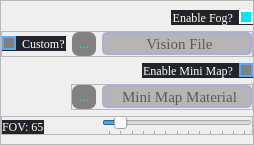
         <widget class="QFrame" name="frame_7">
          <property name="sizePolicy">
           <sizepolicy hsizetype="Fixed" vsizetype="Fixed">
            <horstretch>0</horstretch>
            <verstretch>0</verstretch>
           </sizepolicy>
          </property>
          <property name="minimumSize">
           <size>
            <width>0</width>
            <height>145</height>
           </size>
          </property>
          <property name="maximumSize">
           <size>
            <width>285</width>
            <height>16777215</height>
           </size>
          </property>
          <property name="layoutDirection">
           <enum>Qt::LeftToRight</enum>
          </property>
          <property name="styleSheet">
           <string notr="true">#frame_7{
	border: 2px solid rgb(168, 175, 217);
	border-radius: 15px;
	color: #fff;
	padding-left: 5px;
	padding-right: 5px;
	background-color: rgb(34,36,44);
	font-family: Georgia;
}</string>
          </property>
          <property name="frameShape">
           <enum>QFrame::StyledPanel</enum>
          </property>
          <property name="frameShadow">
           <enum>QFrame::Raised</enum>
          </property>
          <layout class="QVBoxLayout" name="verticalLayout_4">
           <property name="spacing">
            <number>3</number>
           </property>
           <property name="leftMargin">
            <number>0</number>
           </property>
           <property name="topMargin">
            <number>6</number>
           </property>
           <property name="rightMargin">
            <number>0</number>
           </property>
           <property name="bottomMargin">
            <number>6</number>
           </property>
           <item>
            <widget class="QCheckBox" name="enableFogCheckBox">
             <property name="sizePolicy">
              <sizepolicy hsizetype="Fixed" vsizetype="Fixed">
               <horstretch>0</horstretch>
               <verstretch>0</verstretch>
              </sizepolicy>
             </property>
             <property name="toolTip">
              <string>&lt;html&gt;&lt;head/&gt;&lt;body&gt;&lt;p&gt;&lt;span style=&quot; font-size:8pt;&quot;&gt;Note: Enabled by default.&lt;/span&gt;&lt;/p&gt;&lt;p&gt;&lt;span style=&quot; font-size:8pt;&quot;&gt;Toggle to disable.&lt;/span&gt;&lt;/p&gt;&lt;/body&gt;&lt;/html&gt;</string>
             </property>
             <property name="layoutDirection">
              <enum>Qt::RightToLeft</enum>
             </property>
             <property name="styleSheet">
              <string notr="true">QCheckBox{
	color: #fff;
	background-color: rgb(34,36,44);
	font-family: Georgia;
}

QCheckBox:hover{
}

QCheckBox:focus{
}

QCheckBox::indicator {
    width: 10px;
    height: 10px;
}

QCheckBox::indicator:checked {
    background-color: #03e3fc;
    border: 2px solid white;
}

QCheckBox::indicator:unchecked {
	border: 2px solid rgb(85,170,255);
    background-color: grey;
    
}</string>
             </property>
             <property name="text">
              <string>Enable Fog?</string>
             </property>
             <property name="checked">
              <bool>true</bool>
             </property>
            </widget>
           </item>
           <item>
            <widget class="QFrame" name="frame_13">
             <property name="sizePolicy">
              <sizepolicy hsizetype="Fixed" vsizetype="Fixed">
               <horstretch>0</horstretch>
               <verstretch>0</verstretch>
              </sizepolicy>
             </property>
             <property name="frameShape">
              <enum>QFrame::StyledPanel</enum>
             </property>
             <property name="frameShadow">
              <enum>QFrame::Raised</enum>
             </property>
             <layout class="QHBoxLayout" name="horizontalLayout_10">
              <property name="leftMargin">
               <number>0</number>
              </property>
              <property name="topMargin">
               <number>0</number>
              </property>
              <property name="rightMargin">
               <number>0</number>
              </property>
              <property name="bottomMargin">
               <number>0</number>
              </property>
              <item>
               <widget class="QCheckBox" name="usingCustomVisionFile">
                <property name="sizePolicy">
                 <sizepolicy hsizetype="Fixed" vsizetype="Fixed">
                  <horstretch>0</horstretch>
                  <verstretch>0</verstretch>
                 </sizepolicy>
                </property>
                <property name="toolTip">
                 <string>&lt;html&gt;&lt;head/&gt;&lt;body&gt;&lt;p&gt;&lt;span style=&quot; font-size:8pt;&quot;&gt;Note: If enabled, this means that you're using a custom vision file so said file will be copied to your mods folder and the file call will be placed in mod.csv.&lt;/span&gt;&lt;/p&gt;&lt;/body&gt;&lt;/html&gt;</string>
                </property>
                <property name="layoutDirection">
                 <enum>Qt::LeftToRight</enum>
                </property>
                <property name="styleSheet">
                 <string notr="true">QCheckBox{
	color: #fff;
	background-color: rgb(34,36,44);
	font-family: Georgia;
}

QCheckBox:hover{
}

QCheckBox:focus{
}

QCheckBox::indicator {
    width: 10px;
    height: 10px;
}

QCheckBox::indicator:checked {
    background-color: #03e3fc;
    border: 2px solid white;
}

QCheckBox::indicator:unchecked {
	border: 2px solid rgb(85,170,255);
    background-color: grey;
    
}</string>
                </property>
                <property name="text">
                 <string>Custom?</string>
                </property>
                <property name="checked">
                 <bool>false</bool>
                </property>
               </widget>
              </item>
              <item>
               <widget class="QToolButton" name="toolButton">
                <property name="styleSheet">
                 <string notr="true">QToolButton{
	color: #03e3fc;
	background-color: #848080;
	border-radius: 7px;
	padding: 7px;
	width: 7px;
	height: 7px;
}


QToolButton:pressed{
	background: #03e3fc;
}</string>
                </property>
                <property name="text">
                 <string>...</string>
                </property>
               </widget>
              </item>
              <item>
               <widget class="QLineEdit" name="visionFileTextBox">
                <property name="sizePolicy">
                 <sizepolicy hsizetype="Fixed" vsizetype="Fixed">
                  <horstretch>0</horstretch>
                  <verstretch>0</verstretch>
                 </sizepolicy>
                </property>
                <property name="minimumSize">
                 <size>
                  <width>150</width>
                  <height>23</height>
                 </size>
                </property>
                <property name="maximumSize">
                 <size>
                  <width>150</width>
                  <height>23</height>
                 </size>
                </property>
                <property name="font">
                 <font>
                  <family>Georgia</family>
                  <pointsize>11</pointsize>
                 </font>
                </property>
                <property name="acceptDrops">
                 <bool>false</bool>
                </property>
                <property name="toolTip">
                 <string>&lt;html&gt;&lt;head/&gt;&lt;body&gt;&lt;p&gt;&lt;span style=&quot; font-size:8pt;&quot;&gt;Enter the vision file you wish to use.&lt;/span&gt;&lt;/p&gt;&lt;p&gt;&lt;span style=&quot; font-size:8pt;&quot;&gt;Note: Requires the full vision file path.&lt;/span&gt;&lt;/p&gt;&lt;/body&gt;&lt;/html&gt;</string>
                </property>
                <property name="styleSheet">
                 <string notr="true">QLineEdit{
	color:  black;
	background-color: #b5b5b5;
	border: 2px solid rgb(168, 175, 217);
	padding-left: 5px;
	border-radius: 5px;
	font-family: Georgia;
}

QLineEdit:hover{
}

QLineEdit:focus{
}</string>
                </property>
                <property name="text">
                 <string/>
                </property>
                <property name="maxLength">
                 <number>250</number>
                </property>
                <property name="alignment">
                 <set>Qt::AlignCenter</set>
                </property>
                <property name="placeholderText">
                 <string>Vision File</string>
                </property>
                <property name="clearButtonEnabled">
                 <bool>true</bool>
                </property>
               </widget>
              </item>
             </layout>
            </widget>
           </item>
           <item>
            <widget class="QCheckBox" name="addMiniMapCheckBox">
             <property name="sizePolicy">
              <sizepolicy hsizetype="Fixed" vsizetype="Fixed">
               <horstretch>0</horstretch>
               <verstretch>0</verstretch>
              </sizepolicy>
             </property>
             <property name="layoutDirection">
              <enum>Qt::RightToLeft</enum>
             </property>
             <property name="styleSheet">
              <string notr="true">QCheckBox{
	color: #fff;
	background-color: rgb(34,36,44);
	font-family: Georgia;
}

QCheckBox:hover{
}

QCheckBox:focus{
}

QCheckBox::indicator {
    width: 10px;
    height: 10px;
}

QCheckBox::indicator:checked {
    background-color: #03e3fc;
    border: 2px solid white;
}

QCheckBox::indicator:unchecked {
	border: 2px solid rgb(85,170,255);
    background-color: grey;
    
}</string>
             </property>
             <property name="text">
              <string>Enable Mini Map?</string>
             </property>
            </widget>
           </item>
           <item alignment="Qt::AlignRight">
            <widget class="QFrame" name="frame_14">
             <property name="sizePolicy">
              <sizepolicy hsizetype="Fixed" vsizetype="Fixed">
               <horstretch>0</horstretch>
               <verstretch>0</verstretch>
              </sizepolicy>
             </property>
             <property name="frameShape">
              <enum>QFrame::StyledPanel</enum>
             </property>
             <property name="frameShadow">
              <enum>QFrame::Raised</enum>
             </property>
             <layout class="QHBoxLayout" name="horizontalLayout_11">
              <property name="leftMargin">
               <number>0</number>
              </property>
              <property name="topMargin">
               <number>0</number>
              </property>
              <property name="rightMargin">
               <number>0</number>
              </property>
              <property name="bottomMargin">
               <number>0</number>
              </property>
              <item>
               <widget class="QToolButton" name="toolButton_7">
                <property name="styleSheet">
                 <string notr="true">QToolButton{
	color: #03e3fc;
	background-color: #848080;
	border-radius: 7px;
	padding: 7px;
	width: 7px;
	height: 7px;
}

QToolButton:pressed{
	background: #03e3fc;
}</string>
                </property>
                <property name="text">
                 <string>...</string>
                </property>
               </widget>
              </item>
              <item>
               <widget class="QLineEdit" name="miniMapTextBox">
                <property name="sizePolicy">
                 <sizepolicy hsizetype="Fixed" vsizetype="Fixed">
                  <horstretch>0</horstretch>
                  <verstretch>0</verstretch>
                 </sizepolicy>
                </property>
                <property name="minimumSize">
                 <size>
                  <width>150</width>
                  <height>23</height>
                 </size>
                </property>
                <property name="maximumSize">
                 <size>
                  <width>16777215</width>
                  <height>23</height>
                 </size>
                </property>
                <property name="font">
                 <font>
                  <family>Georgia</family>
                  <pointsize>11</pointsize>
                 </font>
                </property>
                <property name="toolTip">
                 <string>&lt;html&gt;&lt;head/&gt;&lt;body&gt;&lt;p&gt;&lt;span style=&quot; font-size:8pt;&quot;&gt;Note: Requires the full material file path.&lt;/span&gt;&lt;/p&gt;&lt;/body&gt;&lt;/html&gt;</string>
                </property>
                <property name="styleSheet">
                 <string notr="true">QLineEdit{
	color: black;
	background-color: #b5b5b5;
	border: 2px solid rgb(168, 175, 217);
	border-radius: 5px;
	padding-left: 5px;
	font-family: Georgia;
}

QLineEdit:hover{
}

QLineEdit:focus{
}</string>
                </property>
                <property name="text">
                 <string/>
                </property>
                <property name="maxLength">
                 <number>250</number>
                </property>
                <property name="alignment">
                 <set>Qt::AlignCenter</set>
                </property>
                <property name="placeholderText">
                 <string>Mini Map Material</string>
                </property>
                <property name="clearButtonEnabled">
                 <bool>true</bool>
                </property>
               </widget>
              </item>
             </layout>
            </widget>
           </item>
           <item>
            <widget class="QFrame" name="frame_9">
             <property name="sizePolicy">
              <sizepolicy hsizetype="Preferred" vsizetype="Preferred">
               <horstretch>0</horstretch>
               <verstretch>0</verstretch>
              </sizepolicy>
             </property>
             <property name="minimumSize">
              <size>
               <width>220</width>
               <height>19</height>
              </size>
             </property>
             <property name="maximumSize">
              <size>
               <width>16777215</width>
               <height>19</height>
              </size>
             </property>
             <property name="frameShape">
              <enum>QFrame::StyledPanel</enum>
             </property>
             <property name="frameShadow">
              <enum>QFrame::Raised</enum>
             </property>
             <layout class="QHBoxLayout" name="horizontalLayout_6">
              <property name="spacing">
               <number>21</number>
              </property>
              <property name="leftMargin">
               <number>0</number>
              </property>
              <property name="topMargin">
               <number>0</number>
              </property>
              <property name="rightMargin">
               <number>0</number>
              </property>
              <property name="bottomMargin">
               <number>0</number>
              </property>
              <item alignment="Qt::AlignLeft|Qt::AlignBottom">
               <widget class="QLabel" name="label">
                <property name="styleSheet">
                 <string notr="true">QLabel{
	color: #fff;
	background-color: rgb(34,36,44);
	font-family: Georgia;
}</string>
                </property>
                <property name="text">
                 <string>FOV: 65</string>
                </property>
               </widget>
              </item>
              <item>
               <widget class="QSlider" name="FovSlider">
                <property name="sizePolicy">
                 <sizepolicy hsizetype="Fixed" vsizetype="Fixed">
                  <horstretch>0</horstretch>
                  <verstretch>0</verstretch>
                 </sizepolicy>
                </property>
                <property name="minimumSize">
                 <size>
                  <width>150</width>
                  <height>19</height>
                 </size>
                </property>
                <property name="maximumSize">
                 <size>
                  <width>140</width>
                  <height>19</height>
                 </size>
                </property>
                <property name="toolTip">
                 <string>&lt;html&gt;&lt;head/&gt;&lt;body&gt;&lt;p&gt;&lt;span style=&quot; font-size:8pt;&quot;&gt;Select the FOV you want by dragging the slider.&lt;/span&gt;&lt;/p&gt;&lt;/body&gt;&lt;/html&gt;</string>
                </property>
                <property name="layoutDirection">
                 <enum>Qt::LeftToRight</enum>
                </property>
                <property name="minimum">
                 <number>60</number>
                </property>
                <property name="maximum">
                 <number>120</number>
                </property>
                <property name="singleStep">
                 <number>5</number>
                </property>
                <property name="sliderPosition">
                 <number>65</number>
                </property>
                <property name="tracking">
                 <bool>true</bool>
                </property>
                <property name="orientation">
                 <enum>Qt::Horizontal</enum>
                </property>
                <property name="tickPosition">
                 <enum>QSlider::TicksBelow</enum>
                </property>
                <property name="tickInterval">
                 <number>5</number>
                </property>
               </widget>
              </item>
             </layout>
            </widget>
           </item>
          </layout>
         </widget>
